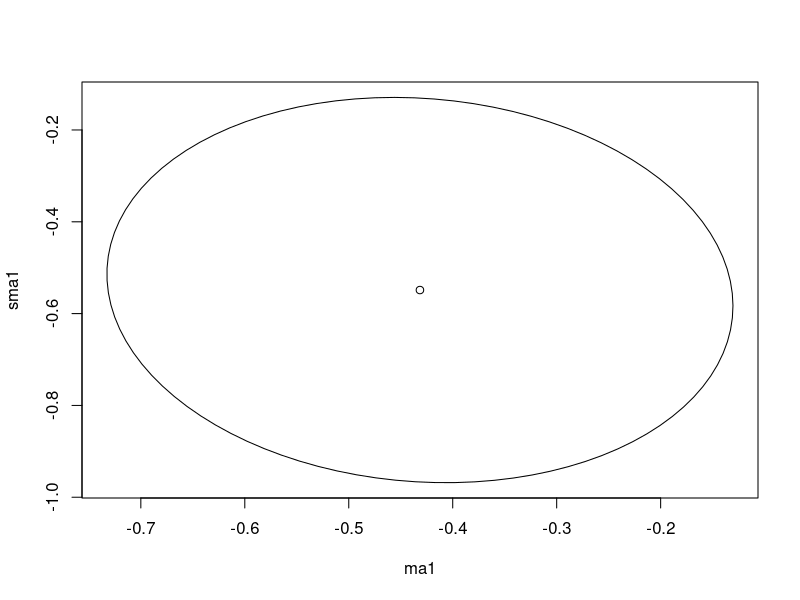

Recreate this plot in R.
library(ellipse)


### Name: ellipse.arima0
### Title: Outline an approximate pairwise confidence region
### Aliases: ellipse.arima0
### Keywords: dplot ts

### ** Examples

data(USAccDeaths)
fit <- arima0(USAccDeaths, order = c(0, 1, 1), seasonal = list(order = c(0, 1, 1)))
# Plot the approximate 95% confidence region for the first two parameters
# of the model
plot(ellipse(fit), type = 'l')
points(fit$coef[1], fit$coef[2])
